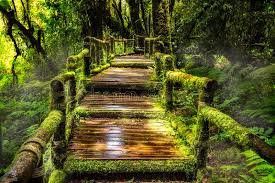
#> input picture SIMBT_02/image.jpeg, 275 x 183 px, found by its file name
$ python SimBT_02.py   (older library calls are emulated)
#> lines starting #> are read from the running program, lines starting #| are printed output that depends on the picture

################################################################################################################################################
#
# Steps to Create Application
#
# Step1: import library
# Step2: Image Loading Load the input image into program
# Step3: Grayscale Conversion : Convert the input image into grayscale format
# Step4: Invert Colors : Invert the grayscale image
# Step5: Gaussian Blur : Apply Guassian blur to smooth the image
# Step6: Edge Detection: Used Canny edge detector to detect edge in an image
# Step7: Threshoding : Apply Thresholding operation to edge detected image
# Step8: Dilation: Dilate Binary Image to thicken the edges
# Srep9: Final Sketch: Obtain Final Sketch

# PROBLEM STATEMENT: Write a program to convert a photo into photo sketch

################################################################################################################################################
#import library

import cv2
import matplotlib.pyplot as plt
import numpy as np

################################################################################################################################################
#Image Loading Load the input image into program

img = cv2.imread("image.jpeg")
#> img is the input picture: shape (183, 275, 3); mean B, G, R 38.8, 88.7, 87.6
img = cv2.cvtColor(img,cv2.COLOR_BGR2RGB)  #converting img to BGR to RGB
plt.figure(figsize=(7,7))
plt.imshow(img)
plt.title("Original Image")
plt.show()
cv2.imwrite("GrayScale_Image.png",img)

################################################################################################################################################
#Grayscale Conversion : Convert the input image into grayscale format
img_gray = cv2.cvtColor(img,cv2.COLOR_BGR2GRAY)
plt.figure(figsize=(7,7))
plt.imshow(img_gray,cmap ="gray")
plt.title("GrayScale Image")
plt.show()
cv2.imwrite("GrayScale_Image.png",img_gray)

################################################################################################################################################
#Invert Colors : Invert the grayscale image
img_invert = cv2.bitwise_not(img_gray)
plt.figure(figsize=(7,7))
plt.imshow(img_invert,cmap="gray")
plt.title("Inverted Image")
plt.axis("off")
plt.show()
cv2.imwrite("Inverted_Image.png",img_invert)

################################################################################################################################################
#Gaussian Blur : Apply Guassian blur to smooth the image
img_smoothing = cv2.GaussianBlur(img_invert,(23,23),sigmaX = 0, sigmaY = 0)
plt.figure(figsize=(7,7))
plt.imshow(img_smoothing,cmap="gray")
plt.title("Blur Image")
plt.axis("off")
plt.show()
cv2.imwrite("Blur_Image.png",img_smoothing)

################################################################################################################################################
#Edge Detection: Used Canny edge detector to detect edge in an image

img = cv2.imread('image.jpeg', cv2.IMREAD_GRAYSCALE)
#> img: shape (183, 275); min 0, max 255, mean 82.5
img_blur = cv2.GaussianBlur(img, (23,23), 0)

    # Calculate the gradient magnitude and direction using Sobel operator
sobel_x = cv2.Sobel(img_blur, cv2.CV_64F, 1, 0, ksize=3)
sobel_y = cv2.Sobel(img_blur, cv2.CV_64F, 0, 1, ksize=3)
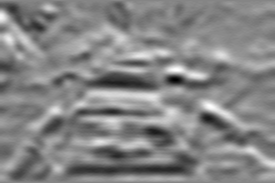
#> sobel_y: shape (183, 275) float64; min -106, max 96, mean -0.3; drawn with min black and max white
grad_mag = np.sqrt(sobel_x**2 + sobel_y**2)
grad_dir = np.arctan2(sobel_y, sobel_x) * 180 / np.pi

    # Apply non-maximum suppression to thin out the edges
grad_dir[grad_dir < 0] += 180
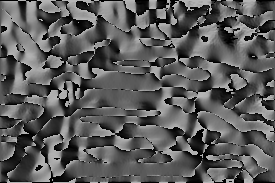
#> grad_dir: shape (183, 275) float64; min 0, max 180, mean 90.8
edge_img = np.zeros_like(img)
for i in range(1, img.shape[0]-1):
    for j in range(1, img.shape[1]-1):
        if (0 <= grad_dir[i,j] < 22.5) or (157.5 <= grad_dir[i,j] <= 180):
            if (grad_mag[i,j] > grad_mag[i,j-1]) and (grad_mag[i,j] > grad_mag[i,j+1]):
                edge_img[i,j] = grad_mag[i,j]
        elif (22.5 <= grad_dir[i,j] < 67.5):
            if (grad_mag[i,j] > grad_mag[i-1,j-1]) and (grad_mag[i,j] > grad_mag[i+1,j+1]):
                edge_img[i,j] = grad_mag[i,j]
        elif (67.5 <= grad_dir[i,j] < 112.5):
            if (grad_mag[i,j] > grad_mag[i-1,j]) and (grad_mag[i,j] > grad_mag[i+1,j]):
                edge_img[i,j] = grad_mag[i,j]
        else:
            if (grad_mag[i,j] > grad_mag[i-1,j+1]) and (grad_mag[i,j] > grad_mag[i+1,j-1]):
                edge_img[i,j] = grad_mag[i,j]
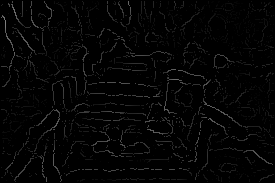
#> edge_img: shape (183, 275); min 0, max 127, mean 4.5

################################################################################################################################################
#Threshoding : Apply Thresholding operation to edge detected image
high_thresh, low_thresh = np.percentile(edge_img[edge_img > 0], (90, 30))
#> high_thresh = 69; low_thresh = 21
strong_edges = (edge_img > high_thresh)
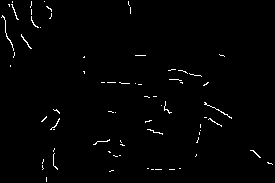
#> strong_edges: shape (183, 275) bool; 1.2% white in thin lines or dots
weak_edges = (edge_img >= low_thresh) & (edge_img <= high_thresh)
#> weak_edges: shape (183, 275) bool; 7.5% white in thin lines or dots
non_edges = (edge_img < low_thresh)
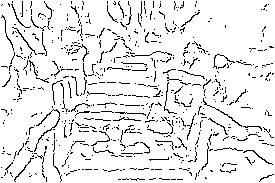
#> non_edges: shape (183, 275) bool; 91.3% white; black in thin lines or dots

################################################################################################################################################
#Dilation: Dilate Binary Image to thicken the edges
strong_edges = np.uint8(strong_edges)
weak_edges = np.uint8(weak_edges)
connected_edges = cv2.connectedComponents(strong_edges)[1]
#> connected_edges: shape (183, 275) int32; 71 distinct labels, from 0 to 70
for i in range(1, connected_edges.max()+1):
    points = np.argwhere(connected_edges == i)
    if edge_img[points[0,0], points[0,1]] > high_thresh:
        connected_edges[(connected_edges == i)] = 255
    else:
        connected_edges[(connected_edges == i)] = 0
#> this loop made 70 passes
#> points on passes 1, 3, 5, 13, 18, 19, 21, 25, 28, 29, 31, 33: [[1, 12], [2, 12]], [[1, 44]], [[4, 8], [4, 9], [5, 9], [6, 9]], [[27, 40]], [[56, 84], [57, 83], [57, 84]], [[65, 10], [66, 10]], [[71, 83], [71, 84], [72, 84], [73, 84]], [[82, 101], [82, 102], [82, 103], [82, 104]], [[83, 135]], [[82, 180], [82, 181], [82, 182], [83, 182]], [[84, 138], [84, 139], [84, 140], [84, 141]], [[96, 153], [96, 154], [96, 155], [96, 156]]
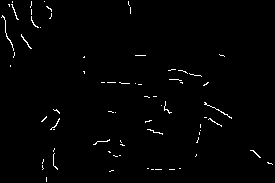
#> connected_edges: shape (183, 275) int32; 1.2% white in thin lines or dots
connected_edges = np.uint8(connected_edges)
#> connected_edges: shape (183, 275); 1.2% white in thin lines or dots
plt.figure(figsize=(7,7))
plt.imshow(connected_edges,cmap="gray")
plt.title("Edge Detection and Thresholding")
plt.axis("off")
plt.show()
cv2.imwrite('Edge_Detection_and_Thresholding.png', connected_edges)


################################################################################################################################################
#Final Sketch: Obtain Final Sketch
final_img = cv2.divide(img_gray,255-img_smoothing,scale =255)
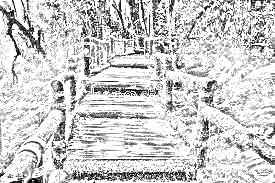
#> final_img: shape (183, 275); min 0, max 255, mean 204.8
plt.figure(figsize=(7,7))
plt.imshow(final_img,cmap="gray")
plt.title("final Sketch Image")
plt.axis("off")
plt.show()
cv2.imwrite("final_img.png",final_img)

################################################################################################################################################

#Reccomend to select the Image name as "image.jpeg" or Paste te name of image in the program
